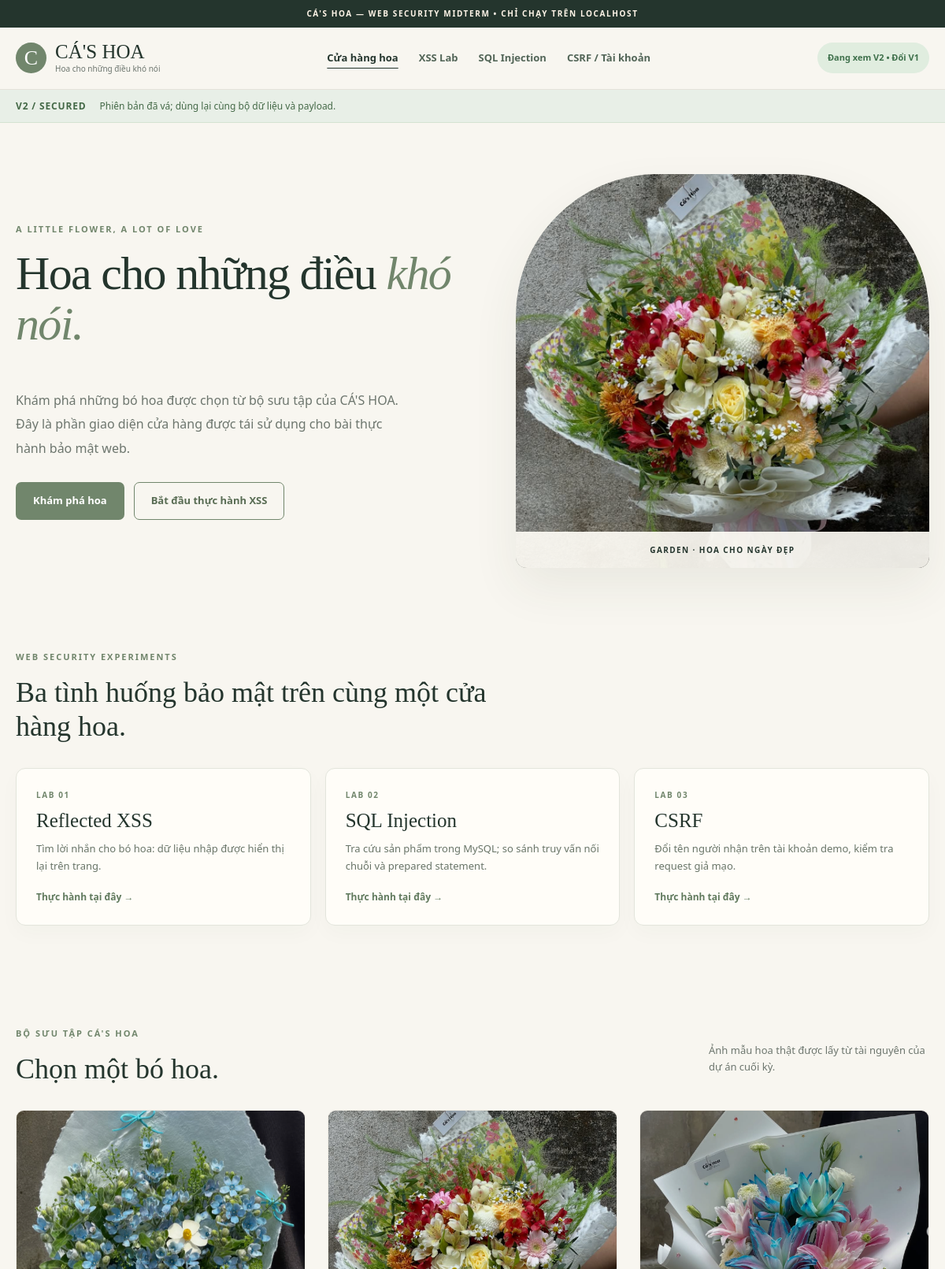
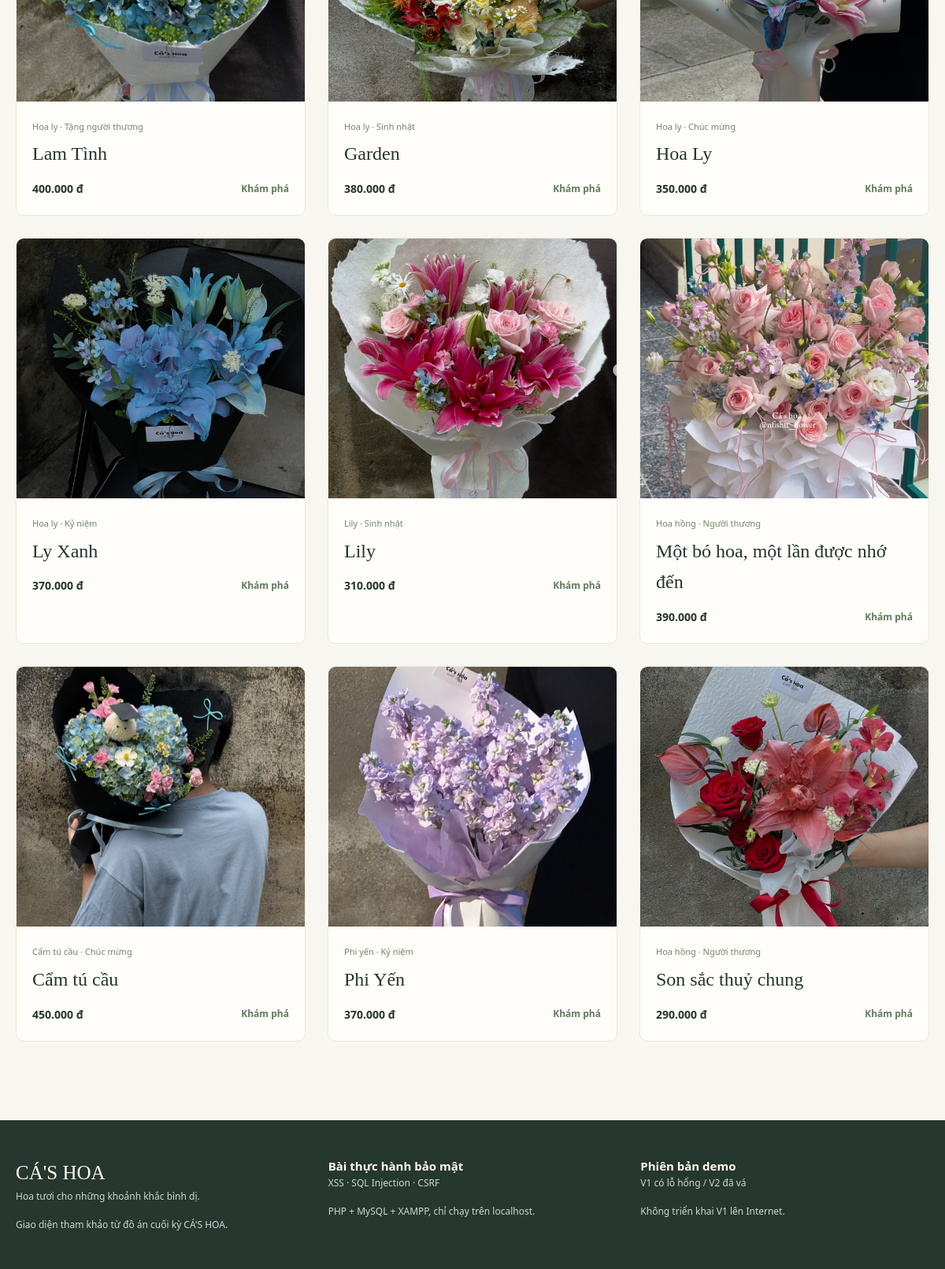
The app's page /v2/index.php with its own data (2 pictures, top to bottom).
### tables this page shows
CREATE TABLE products (
 id INT UNSIGNED AUTO_INCREMENT PRIMARY KEY,
 name VARCHAR(160) NOT NULL,
 price INT UNSIGNED NOT NULL,
 image VARCHAR(160) NOT NULL,
 category VARCHAR(120) NOT NULL,
 occasion VARCHAR(120) NOT NULL,
 is_public TINYINT(1) NOT NULL DEFAULT 1
);

### v2/index.php (called while the page is built, shortened)
<?php
require __DIR__ . '/../pages/catalog.php';

### lib/bootstrap.php (called while the page is built, shortened)
<?php
function h(mixed $s): string { return htmlspecialchars((string)$s, ENT_QUOTES | ENT_SUBSTITUTE, 'UTF-8'); }
function base_url(string $path=''): string {
    $base = str_replace('\\', '/', dirname(dirname((string)($_SERVER['SCRIPT_NAME'] ?? '/mid_term_lap_trinh_web/v2/index.php'))));
    return ($base === '/' ? '' : rtrim($base, '/')) . '/' . ltrim($path, '/');
}
function page_url(string $page='index.php'): string { return base_url(LAB_VERSION . '/' . $page); }
function photo(string $file): string { return base_url('assets/images/' . rawurlencode($file)); }
function price_vnd(int $n): string { return number_format($n, 0, ',', '.') . ' đ'; }
function db(): PDO {
    $host = getenv('CAS_DB_HOST') ?: '127.0.0.1';
    $port = getenv('CAS_DB_PORT') ?: '3306';
    $name = getenv('CAS_DB_NAME') ?: 'cas_hoa_security_lab';
    $user = getenv('CAS_DB_USER') !== false ? getenv('CAS_DB_USER') : 'root';
    $pass = getenv('CAS_DB_PASSWORD') !== false ? getenv('CAS_DB_PASSWORD') : '';
    $dsn = "mysql:host=$host;port=$port;dbname=$name;charset=utf8mb4";
    return $pdo = new PDO($dsn, $user, $pass, [
        PDO::ATTR_ERRMODE=>PDO::ERRMODE_EXCEPTION,
        PDO::ATTR_DEFAULT_FETCH_MODE=>PDO::FETCH_ASSOC,
        PDO::ATTR_EMULATE_PREPARES=>false,
        PDO::MYSQL_ATTR_MULTI_STATEMENTS=>false
    ]);
}
function fetch_products(): array {
    return db()->query('SELECT id,name,price,image,category,occasion,is_public FROM products WHERE is_public=1 ORDER BY id')->fetchAll();
}

### pages/catalog.php (the view, shortened to what this page needs)
<?php
require_once __DIR__ . '/../lib/layout.php';
$products=[]; $error='';
try { $products=fetch_products(); } catch(Throwable $e) {$error='Chưa kết nối được MySQL. Xem README và import database/setup.sql trong phpMyAdmin.';}
layout_top('Bộ sưu tập hoa', 'home');
?>
<main>
<section class="container hero"><div class="hero-copy"><p class="eyebrow">A LITTLE FLOWER, A LOT OF LOVE</p><h1>Hoa cho những điều <em>khó nói.</em></h1><p>Khám phá những bó hoa được chọn từ bộ sưu tập của CÁ'S HOA. Đây là phần giao diện cửa hàng được tái sử dụng cho bài thực hành bảo mật web.</p><div class="actions"><a class="btn primary" href="#collection">Khám phá hoa</a><a class="btn outline" href="<?= h(page_url('xss.php')) ?>">Bắt đầu thực hành XSS</a></div></div><div class="hero-photo"><img src="<?= h(photo('garden.png')) ?>" data-photo="garden.png" alt="Bó hoa Garden của CÁ'S HOA"><div class="hero-photo-label">GARDEN · HOA CHO NGÀY ĐẸP</div></div></section>
<section class="container intro"><p class="eyebrow">WEB SECURITY EXPERIMENTS</p><h2>Ba tình huống bảo mật trên cùng một cửa hàng hoa.</h2><div class="lab-cards">
<a href="<?= h(page_url('xss.php')) ?>" class="lab-card"><small>LAB 01</small><strong>Reflected XSS</strong><span>Tìm lời nhắn cho bó hoa: dữ liệu nhập được hiển thị lại trên trang.</span><b>Thực hành tại đây →</b></a>
<a href="<?= h(page_url('sqli.php')) ?>" class="lab-card"><small>LAB 02</small><strong>SQL Injection</strong><span>Tra cứu sản phẩm trong MySQL; so sánh truy vấn nối chuỗi và prepared statement.</span><b>Thực hành tại đây →</b></a>
<a href="<?= h(page_url('profile.php')) ?>" class="lab-card"><small>LAB 03</small><strong>CSRF</strong><span>Đổi tên người nhận trên tài khoản demo, kiểm tra request giả mạo.</span><b>Thực hành tại đây →</b></a>
</div></section>
<section class="container collection" id="collection"><div class="section-heading"><div><p class="eyebrow">BỘ SƯU TẬP CÁ'S HOA</p><h2>Chọn một bó hoa.</h2></div><p>Ảnh mẫu hoa thật được lấy từ tài nguyên của dự án cuối kỳ.</p></div>
<div class="product-grid">
<?php foreach($products as $p): ?>
<article class="product"><div class="product-photo"><img loading="lazy" src="<?= h(photo($p['image'])) ?>" data-photo="<?= h($p['image']) ?>" alt="<?= h($p['name']) ?>"></div><div class="product-info"><small><?= h($p['category']) ?> · <?= h($p['occasion']) ?></small><h3><?= h($p['name']) ?></h3><div class="product-bottom"><strong><?= h(price_vnd((int)$p['price'])) ?></strong><a href="<?= h(page_url('sqli.php')) ?>">Khám phá</a></div></div></article>
<?php endforeach; ?></div></section></main>
<?php layout_bottom(); ?>

### lib/layout.php (shortened to what this page needs)
<?php
require_once __DIR__ . '/bootstrap.php';
function layout_top(string $title, string $active=''): void {
    $version = LAB_VERSION; $other = $version === 'v1' ? 'v2' : 'v1';
    ?>
<!doctype html><html lang="vi"><head><meta charset="utf-8"><meta name="viewport" content="width=device-width,initial-scale=1">
<link rel="stylesheet" href="<?= h(base_url('assets/css/site.css')) ?>">
<script defer src="<?= h(base_url('assets/js/site.js')) ?>"></script></head>
<body>
<div class="announcement">CÁ'S HOA — WEB SECURITY MIDTERM • CHỈ CHẠY TRÊN LOCALHOST</div>
<header class="site-header"><div class="container header-inner">
<a class="brand" href="<?= h(page_url()) ?>"><span class="brand-symbol">C</span><span><strong>CÁ'S HOA</strong><small>Hoa cho những điều khó nói</small></span></a>
<nav class="nav" aria-label="Điều hướng chính">
<a class="<?= $active==='home'?'selected':'' ?>" href="<?= h(page_url()) ?>">Cửa hàng hoa</a>
<a class="<?= $active==='xss'?'selected':'' ?>" href="<?= h(page_url('xss.php')) ?>">XSS Lab</a>
<a class="<?= $active==='sqli'?'selected':'' ?>" href="<?= h(page_url('sqli.php')) ?>">SQL Injection</a>
<a class="<?= $active==='csrf'?'selected':'' ?>" href="<?= h(page_url('profile.php')) ?>">CSRF / Tài khoản</a>
</nav><a class="version-link <?= $version==='v1'?'is-danger':'is-safe' ?>" href="<?= h(base_url($other.'/index.php')) ?>">Đang xem <?= strtoupper($version) ?> • Đổi <?= strtoupper($other) ?></a>
</div></header>
<div class="lab-strip <?= $version==='v1'?'danger':'safe' ?>"><div class="container"><strong><?= $version==='v1'?'V1 / VULNERABLE':'V2 / SECURED' ?></strong><span><?= $version==='v1'?'Phiên bản cố tình có lỗi, chỉ dùng dữ liệu demo.':'Phiên bản đã vá; dùng lại cùng bộ dữ liệu và payload.' ?></span></div></div>
<?php
}
function layout_bottom(): void { ?>
<footer class="footer"><div class="container footer-grid"><div><strong class="footer-brand">CÁ'S HOA</strong><p>Hoa tươi cho những khoảnh khắc bình dị.</p><small>Giao diện tham khảo từ đồ án cuối kỳ CÁ'S HOA.</small></div><div><strong>Bài thực hành bảo mật</strong><p>XSS · SQL Injection · CSRF</p><small>PHP + MySQL + XAMPP, chỉ chạy trên localhost.</small></div><div><strong>Phiên bản demo</strong><p><a href="<?= h(base_url('v1/')) ?>">V1 có lỗ hổng</a> / <a href="<?= h(base_url('v2/')) ?>">V2 đã vá</a></p><small>Không triển khai V1 lên Internet.</small></div></div></footer>
</body></html>
<?php }

### records on screen
products: image (picture), category "Hoa ly", occasion "Tặng người thương", name "Lam Tình", price "400.000 đ"
products: image (picture), category "Hoa ly", occasion "Sinh nhật", name "Garden", price "380.000 đ"
products: image (picture), category "Hoa ly", occasion "Chúc mừng", name "Hoa Ly", price "350.000 đ"
products: image (picture), category "Hoa ly", occasion "Kỷ niệm", name "Ly Xanh", price "370.000 đ"
products: image (picture), category "Lily", occasion "Sinh nhật", name "Lily", price "310.000 đ"
products: image (picture), category "Hoa hồng", occasion "Người thương", name "Một bó hoa, một lần được nhớ đến", price "390.000 đ"
products: image (picture), category "Cẩm tú cầu", occasion "Chúc mừng", name "Cẩm tú cầu", price "450.000 đ"
products: image (picture), category "Phi yến", occasion "Kỷ niệm", name "Phi Yến", price "370.000 đ"
products: image (picture), category "Hoa hồng", occasion "Người thương", name "Son sắc thuỷ chung", price "290.000 đ"

### other values on screen
$version "V2"
$other "V1"
